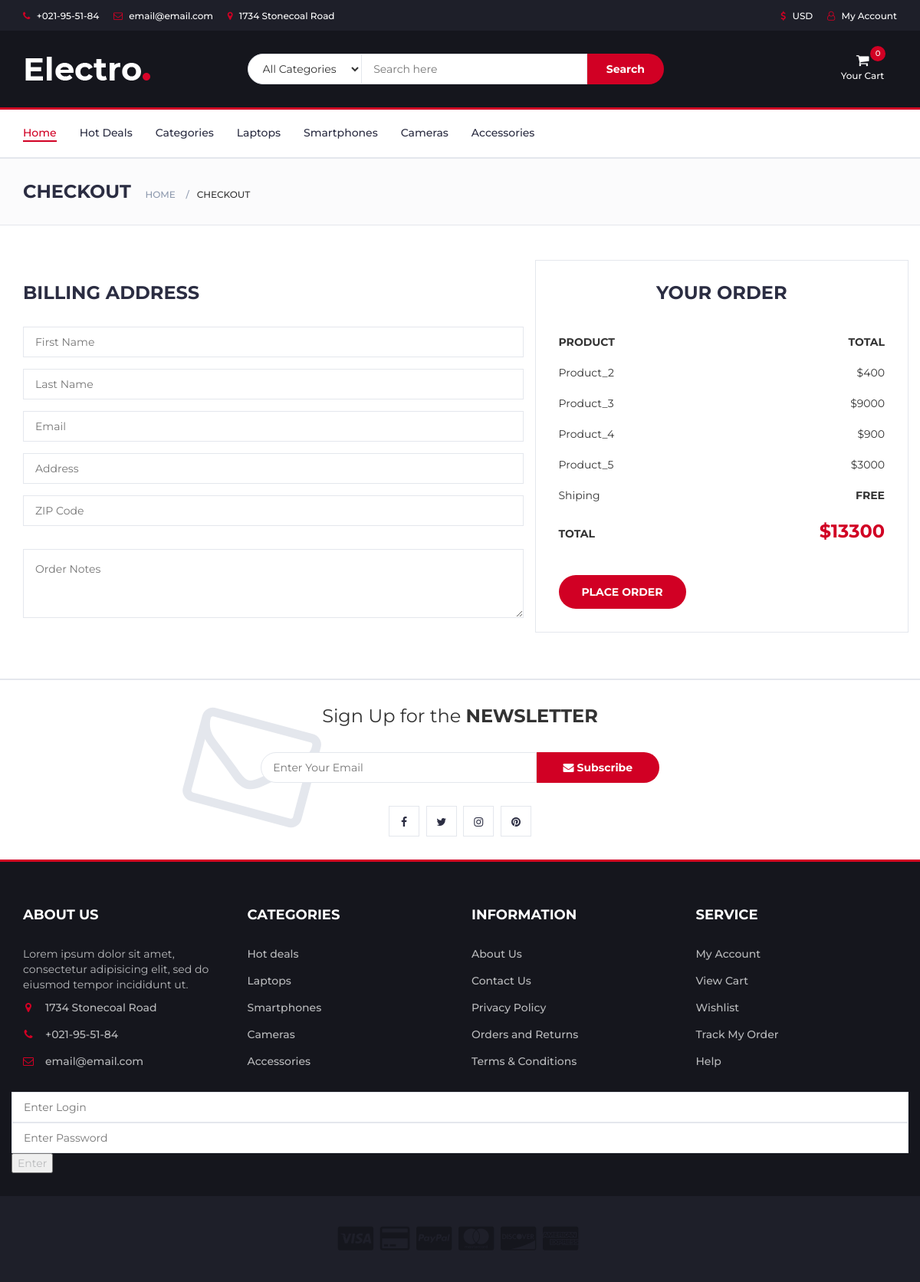
The app's page /checkout/ (signed in), older data.
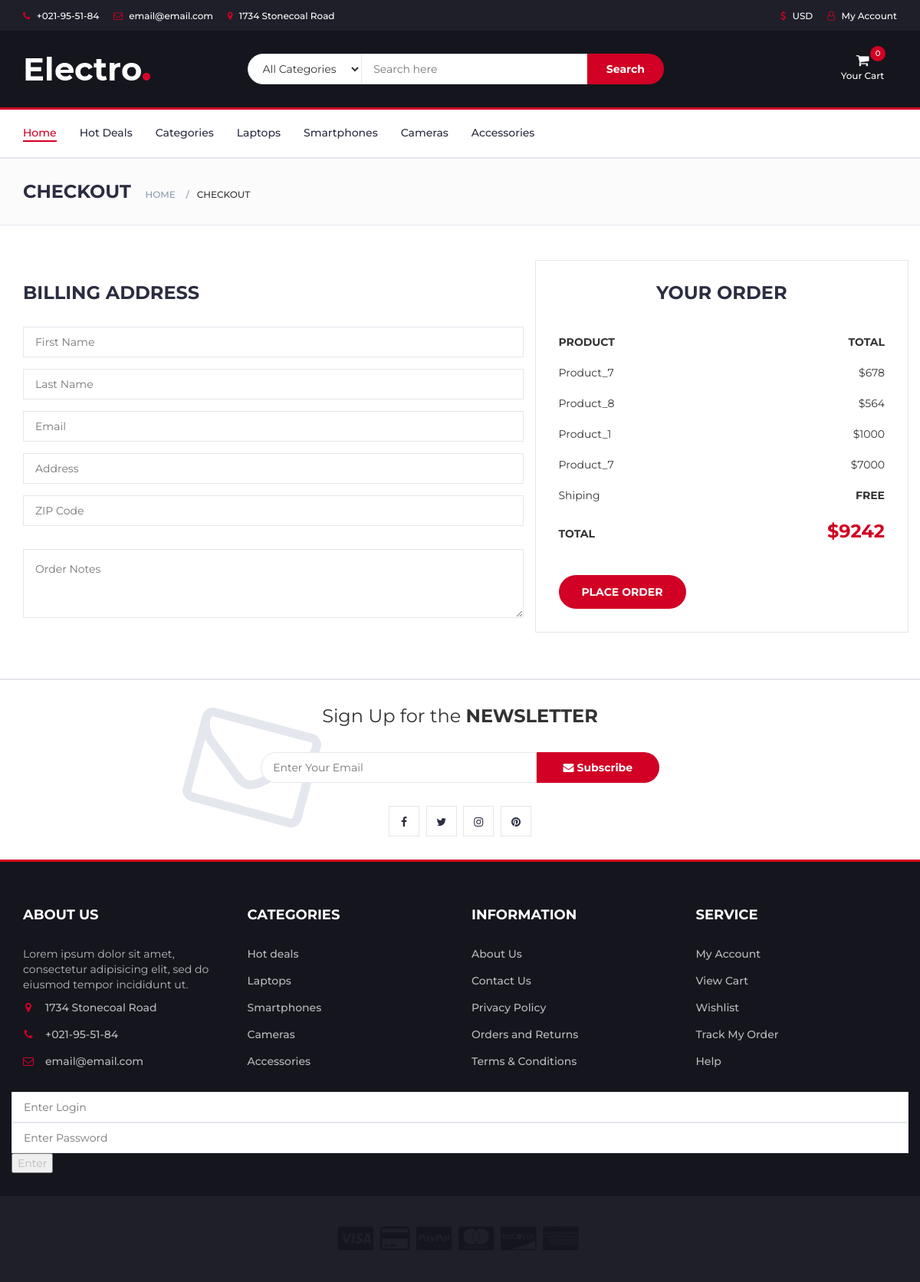
The same page, newer data.
### lucas/models.py (models this page shows, shortened)
class Cart(models.Model):
    product = models.ForeignKey(Product, related_name='carts', on_delete=models.CASCADE)
    profile = models.ForeignKey(Profile, on_delete=models.CASCADE)
    count = models.IntegerField()

class Product(models.Model):
    path_img = models.ImageField(upload_to='static/img/')
    name = models.CharField(max_length=250)
    price = models.IntegerField()
    old_price = models.IntegerField()
    news = models.BooleanField(default=False)
    category = models.ForeignKey(Category, on_delete=models.CASCADE)
    captions = models.CharField(max_length=500, default="")

### lucas/views.py (the view)
# urls.py: path('checkout/', CheckoutView.as_view()),
class CheckoutView(TemplateView):
    template_name = 'checkout.html'
    def get_context_data(self, **kwargs):
        context = super().get_context_data(**kwargs)
        context['carts'] = Cart.objects.all().filter(profile_id=self.request.user.id)
        context['price'] = Cart.objects.all().filter(profile_id=self.request.user.id).aggregate(Sum('product__price'))
        return context

### templates/checkout.html (shortened to what the changed rows need)
{% extends 'base.html' %}
{% block content %}
<div class="section">
    <div class="container">
        <div class="row">
            <div class="col-md-5 order-details">
                <form onsubmit="orderFunction(event)">
                    <div class="order-summary">
                        <div class="order-products">
                            {% for car in carts %}
                            <div class="order-col">
                                <div>{{ car.product.name }}</div>
                                <div>${{ car.product.price }}</div>
                            </div>
                            {% endfor %}
                        </div>
                        <div class="order-col">
                            <div><strong class="order-total" id="total_sum" data-sum="{{price.product__price__sum}}">${{price.product__price__sum}}</strong></div>
                        </div>
                    </div>
                </form>
            </div>
        </div>
    </div>
</div>
{% endblock %}

Row changes from the older to the newer data that the page shows:
removed Cart: product.name "Product_2", product.price "400"
removed Cart: product.name "Product_3", product.price "9000"
removed Cart: product.name "Product_4", product.price "900"
removed Cart: product.name "Product_5", product.price "3000"
added Cart: product.name "Product_7", product.price "678"
added Cart: product.name "Product_8", product.price "564"
added Cart: product.name "Product_1", product.price "1000"
added Cart: product.name "Product_7", product.price "7000"
Text that changed along with them:
{{ price.product__price__sum }}: "13300" → "9242"
